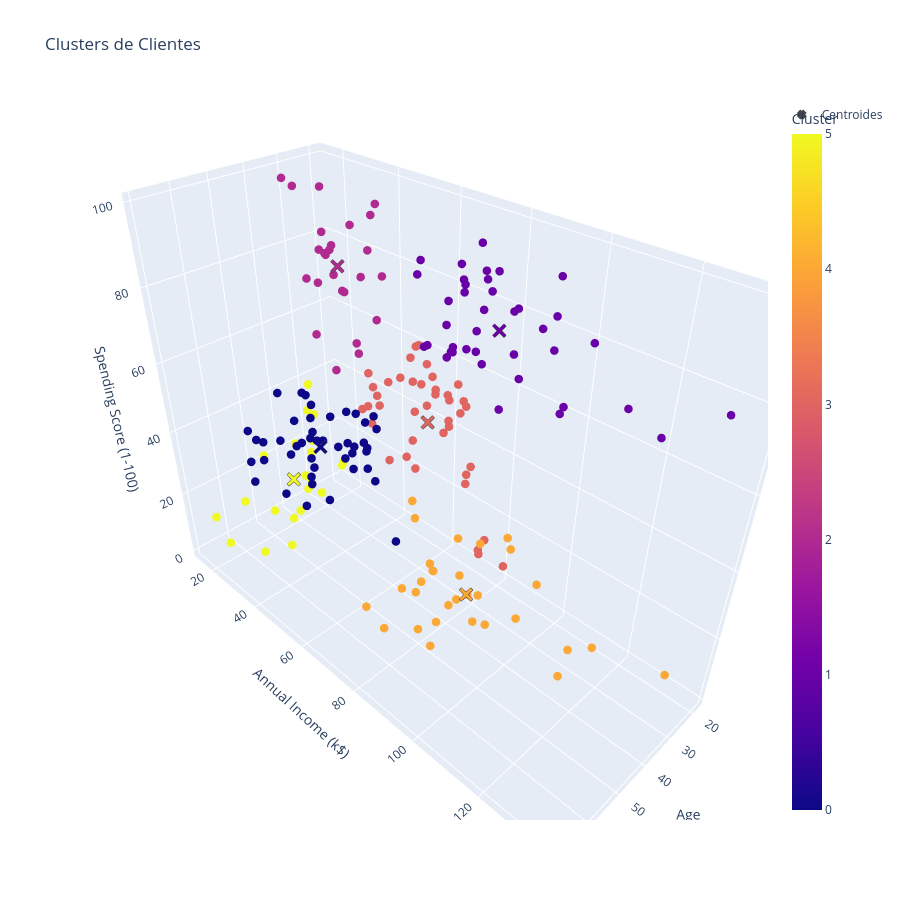

This figure's notebook cell:
### Code cell
import plotly.graph_objects as go

# Invertir la escala para obtener los centroides en valores originales
centroids_original = scaler.inverse_transform(kmeans.cluster_centers_)
centroids_df = pd.DataFrame(centroids_original, columns=['Annual Income (k$)', 'Spending Score (1-100)', 'Age'])
centroids_df['Cluster'] = range(optimal_k)

# Usar la misma escala de color del gráfico original
colorscale = fig.data[0].marker.colorscale
cmin = df['Cluster'].min()
cmax = df['Cluster'].max()

fig.add_trace(go.Scatter3d(
    x=centroids_df['Age'],
    y=centroids_df['Annual Income (k$)'],
    z=centroids_df['Spending Score (1-100)'],
    mode='markers',
    marker=dict(
        symbol='x',
        size=5,
        color=centroids_df['Cluster'],
        colorscale=colorscale,
        cmin=cmin,
        cmax=cmax,
        line=dict(width=3),
    ),
    name='Centroides'
))

fig.show()

### Figure 1 — Plotly figure (JSON) as saved in the notebook; plotly's stock layout.template omitted (floating-point values rounded to 4 significant figures; data arrays with more than 128 entries replaced by an {"elided": "..."} marker saying what was removed)
{"data": [{"hovertemplate": "Age=%{x}<br>Annual Income (k$)=%{y}<br>Spending Score (1-100)=%{z}<br>Cluster=%{marker.color}<extra></extra>", "legendgroup": "", "marker": {"color": {"elided": "200 int values"}, "coloraxis": "coloraxis", "size": 5, "symbol": "circle"}, "mode": "markers", "name": "", "scene": "scene", "showlegend": false, "type": "scatter3d", "x": {"elided": "200 int values"}, "y": {"elided": "200 int values"}, "z": {"elided": "200 int values"}}, {"marker": {"cmax": 5, "cmin": 0, "color": [0, 1, 2, 3, 4, 5], "line": {"width": 3}, "size": 5, "symbol": "x"}, "mode": "markers", "name": "Centroides", "type": "scatter3d", "x": [56.33, 32.69, 25.56, 26.12, 44.0, 45.52], "y": [54.27, 86.54, 26.48, 59.42, 90.13, 26.29], "z": [49.07, 82.13, 76.24, 44.45, 17.93, 19.38]}], "layout": {"coloraxis": {"colorbar": {"title": {"text": "Cluster"}}, "colorscale": [[0, "#0d0887"], [0.1111, "#46039f"], [0.2222, "#7201a8"], [0.3333, "#9c179e"], [0.4444, "#bd3786"], [0.5556, "#d8576b"], [0.6667, "#ed7953"], [0.7778, "#fb9f3a"], [0.8889, "#fdca26"], [1, "#f0f921"]]}, "height": 900, "legend": {"tracegroupgap": 0}, "scene": {"domain": {"x": [0, 1], "y": [0, 1]}, "xaxis": {"title": {"text": "Age"}}, "yaxis": {"title": {"text": "Annual Income (k$)"}}, "zaxis": {"title": {"text": "Spending Score (1-100)"}}}, "title": {"text": "Clusters de Clientes"}}}
